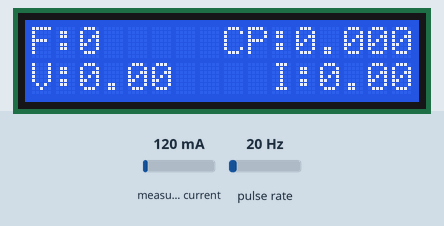
Recording of a sketch running on a simulated Arduino Uno, built with avr-gcc and run on an emulated ATmega328P. Shown: 16×2 character LCD. Wiring (inferred from the names in the program): pulse sensor: data pin 2. The test bench sets the inputs (shaded band); at power-on: measured current 120 mA, pulse rate 20 Hz. What the sketch prints to the serial monitor is not drawn.

Above: at 3.2 s.
3.3 s: measured current set to 500 mA
At 5.3 s:
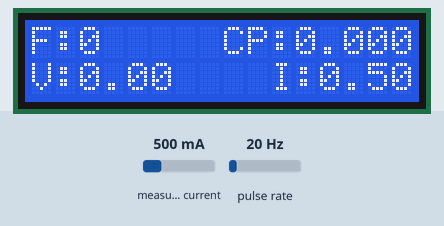
5.6 s: pulse rate (sensor on pin 2) set to 50 Hz
At 6.8 s:
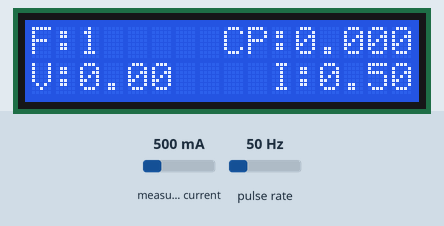
10.7 s: measured current set to 40 mA
At 12.8 s:
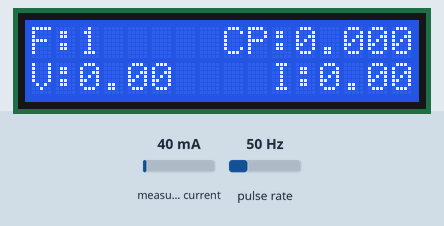
12.9 s: pulse rate (sensor on pin 2) set to 100 Hz
At 14.2 s:
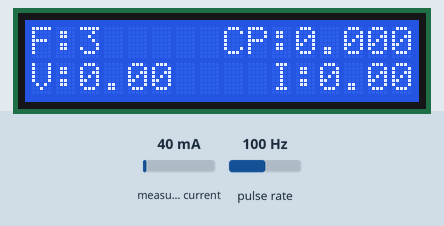
15.0 s: measured current set to 1000 mA
At 16.9 s:
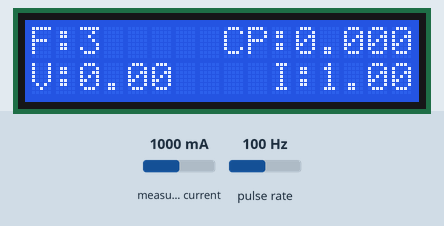
20.0 s: pulse rate (sensor on pin 2) set to 150 Hz
At 22.6 s:
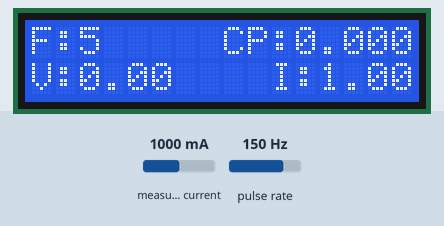
Timing chart, 0 to 24.1 s (numbered marks = the images above; inputs shaded):
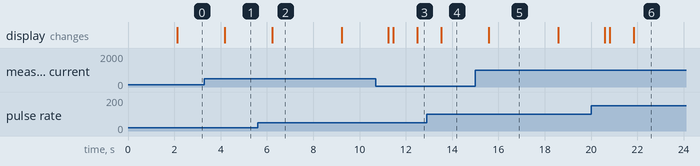

The sketch:

waterflow.ino
```cpp
/*********************************
   CLIENT ID:E1825
   DEVELOPER NAME:SARAVANAN
   DATE:03.08.2022
   STATUS:
 *********************************/
#include "lcd.h"
#include<SoftwareSerial.h>
SoftwareSerial ss(7, 6);
#include "current.h"
#include "voltage.h"
int count = 0;

bool leakage_flag = false;
/*** Dont change this value --value from datasheet**********************/
int sensorInterrupt = 0;  // interrupt 0
int sensorPin       = 2; //Digital Pin 2

unsigned int SetPoint = 400; //400 milileter
/*The hall-effect flow sensor outputs pulses per second per litre/minute of flow.*/
float calibrationFactor = 90; //You can change according to your datasheet
volatile byte pulseCount = 0;
float flowRate = 0.0;
unsigned int flowMilliLitres = 0;
float power_per_second = 0;
float avg_power_per_hour = 0, consumed_power = 0;
unsigned long totalMilliLitres = 0;
unsigned long totalMilliLitres1 = 0;

unsigned long oldTime = 0;
/*************************************************************************/
bool refill_flag = false;

void setup()
{
  Serial.begin(9600);
  ss.begin(9600);

  ac_current_init();
  ac_voltage_init();
  lcd.begin(16, 2);
  pinMode(sensorPin, INPUT);
  digitalWrite(sensorPin, HIGH);
  lcd.clear();
  lcd.setCursor(1, 0);
  lcd.print("HOUSE HOLD");
  lcd.setCursor(3, 1);
  lcd.print("MONITORING");
  delay(2000);
  lcd.clear();
  attachInterrupt(sensorInterrupt, pulseCounter, FALLING); //you can use Rising or Falling
}

void loop()
{
  if ((millis() - oldTime) > 1000)   // Only process counters once per second
  {
    lcd.setCursor(0, 0);
    lcd.print("F:");
    // Disable the interrupt while calculating flow rate and sending the value to the host
    detachInterrupt(sensorInterrupt);
    // Because this loop may not complete in exactly 1 second intervals we calculate the number of milliseconds that have passed since the last execution and use that to scale the output. We also apply the calibrationFactor to scale the output based on the number of pulses per second per units of measure (litres/minute in this case) coming from the sensor.
    flowRate = ((1000.0 / (millis() - oldTime)) * pulseCount) / calibrationFactor;
    // Note the time this processing pass was executed. Note that because we've
    // disabled interrupts the millis() function won't actually be incrementing right
    // at this point, but it will still return the value it was set to just before
    // interrupts went away.
    oldTime = millis();
    // Divide the flow rate in litres/minute by 60 to determine how many litres have
    // passed through the sensor in this 1 second interval, then multiply by 1000 to
    // convert to millilitres.
    flowMilliLitres = (flowRate / 60) * 1000;
    // Add the millilitres passed in this second to the cumulative total
    totalMilliLitres += flowMilliLitres;
    if (totalMilliLitres != 0)
    {
      totalMilliLitres1 = totalMilliLitres;
    }
    unsigned int frac;
    lcd.setCursor(2, 0);
    lcd.print(flowMilliLitres, DEC);
    ac_current();
    //ac_voltage();
    lcd.setCursor(0, 1);
    lcd.print("V:");
    lcd.setCursor(2, 1);
    lcd.print(supply_volt);
    lcd.setCursor(10, 1);
    lcd.print("I:");
    lcd.setCursor(12, 1);
    lcd.print(supply_current);
    //
    //    Serial.print("VOLTAGE:");
    //    Serial.println(supply_voltage);
    //    Serial.print("CURRENT:");
    //    Serial.println(supply_current);

    float Power = supply_volt * supply_current;

    //    Serial.print("POWER:");
    //    Serial.println(Power, 4);
    //
    //    Serial.println("P:" + String(Power));
    //    //  lcd.setCursor(0, 1);
    //  lcd.print("P:");
    //  lcd.setCursor(2, 1);
    //  lcd.print(Power);
    power_per_second = Power / 3600;
    //Serial.println("POWER_PER_SEC:" + String(power_per_second, DEC));
    consumed_power += power_per_second;
    //Serial.println(consumed_power, 3);
    lcd.setCursor(8, 0);
    lcd.print("CP:");
    lcd.setCursor(11, 0);
    lcd.print(consumed_power, 3);
    count++;
    if (count % 5 == 0)
    {
      send_app("$" + String(consumed_power) + "#" + "!" + String(totalMilliLitres) + "#");
      lcd.clear();
      lcd.setCursor(1, 0);
      lcd.print("DATA SEND-1");
      delay(2000);
      lcd.clear();

    }
    //delay(1000);
  }
  // Reset the pulse counter so we can start incrementing again
  Serial.println(count);
  pulseCount = 0;
  if (count == 30)
  {
    Serial.println("DATA SEND");
    lcd.clear();
    lcd.setCursor(1, 0);
    lcd.print("DATA SEND");
    send_app("*" + String(consumed_power) + "#" + "@" + String(totalMilliLitres1) + "#");
    delay(2000);
    lcd.clear();

    count = 0;
    consumed_power = 0;
    totalMilliLitres = 0;
  }
  // Enable the interrupt again now that we've finished sending output
  attachInterrupt(sensorInterrupt, pulseCounter, FALLING);
  delay(200);
}
//Insterrupt Service Routine

void pulseCounter()
{
  // Increment the pulse counter
  pulseCount++;
}


void send_app(String s)
{
  for (int i = 0; i < s.length(); i++)
  {
    ss.write(s[i]);
  }
  delay(3000);
}
```

current.h
```cpp
#ifndef ACCURRENT_H
#define ACCURRENT_H
#include "ACS712.h"
/*
  This example shows how to measure the power consumption
  of devices in 230V electrical system
  or any other system with alternative current
*/

// We have 30 amps version sensor connected to A0 pin of arduino
// Replace with your version if necessary

//#define calibration 0.86

float I,supply_current,supply_volt;

ACS712 sensor(ACS712_20A, A0);

void ac_current_init() {
  // calibrate() method calibrates zero point of sensor,
  // It is not necessary, but may positively affect the accuracy
  // Ensure that no current flows through the sensor at this moment
  // If you are not sure that the current through the sensor will not leak during calibration - comment out this method
  Serial.println("Calibrating... Ensure that no current flows through the sensor at this moment");
  sensor.calibrate();
  Serial.println("Done!");
}

void ac_current() {
  // We use 230V because it is the common standard in European countries
  // Change to your local, if necessary
  float U = 230;

  // To measure current we need to know the frequency of current
  // By default 50Hz is used, but you can specify desired frequency
  // as first argument to getCurrentAC() method, if necessary
   I = sensor.getCurrentAC();

  // To calculate the power we need voltage multiplied by current
  float P = U * I;
  //Serial.println(String("NOISE = ") + I + " A");
  if (I <= 0.25)
  {
    supply_current = 0;
  }
  else
  {
    supply_current = I;
    //supply_volt=random(230,240);
  }
  //Serial.println(String("I = ") + I + " A");
  // Serial.println(String("P = ") + P + " Watts");
  //return I;
}
#endif
```

voltage.h
```cpp
#ifndef ACVOLTAGE_H
#define ACVOLTAGE_H
#include "EmonLib.h"             // Include Emon Library

#define VOLT_CAL 189 //1084

float V, supply_voltage;

EnergyMonitor emon1;             // Create an instance

void ac_voltage_init()
{
  //Serial.begin(9600);
  emon1.voltage(2, VOLT_CAL, 1.7);  // Voltage: input pin, calibration, phase_shift
}

void ac_voltage()
{
  emon1.calcVI(25, 1000);        // Calculate all. No.of half wavelengths (crossings), time-out
  V   = emon1.Vrms;             //extract Vrms into Variable

  if (V >= 170)
  {
    supply_voltage = V;
  }
  else
  {
    //supply_voltage = 0;
    //Serial.println("Power OFF");
  }
  //Serial.print("Voltage : ");
  //Serial.println(supply_voltage);
}
#endif
```

lcd.h
```cpp
#ifndef LCD_H
#define LCD_H
#include<LiquidCrystal.h>
LiquidCrystal lcd(13,12,11,10,9,8); // RS EN D4 D5 D6 D7
#endif
```

Measured:
- after the input at 3.3 s, the display: changes after 0.87 s (image 1)
- after the input at 5.6 s, the display: changes after 0.63 s (image 2)
- after the input at 12.9 s, the display: changes after 0.62 s (image 4)
- after the input at 15.0 s, the display: changes after 0.58 s (image 5)
- what the display in image 2 shows lasts 3.0 s, from 6.2 s to 9.2 s
